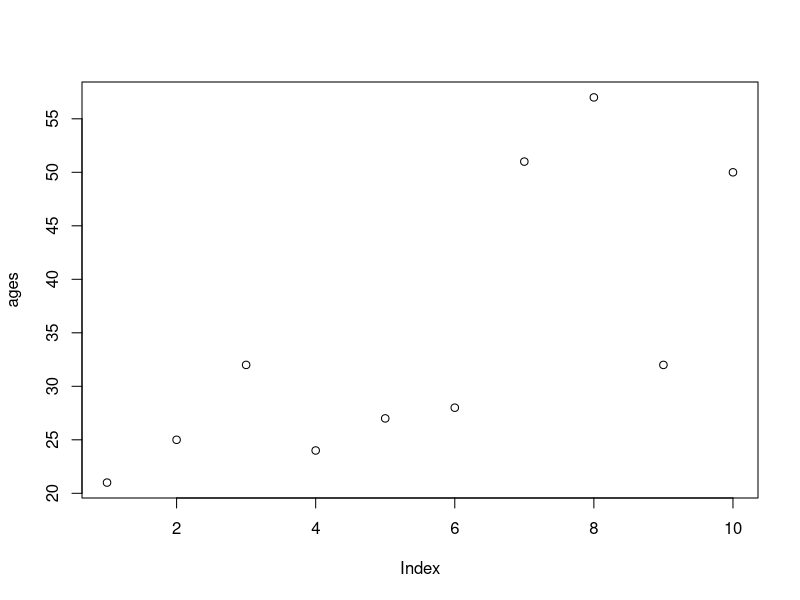
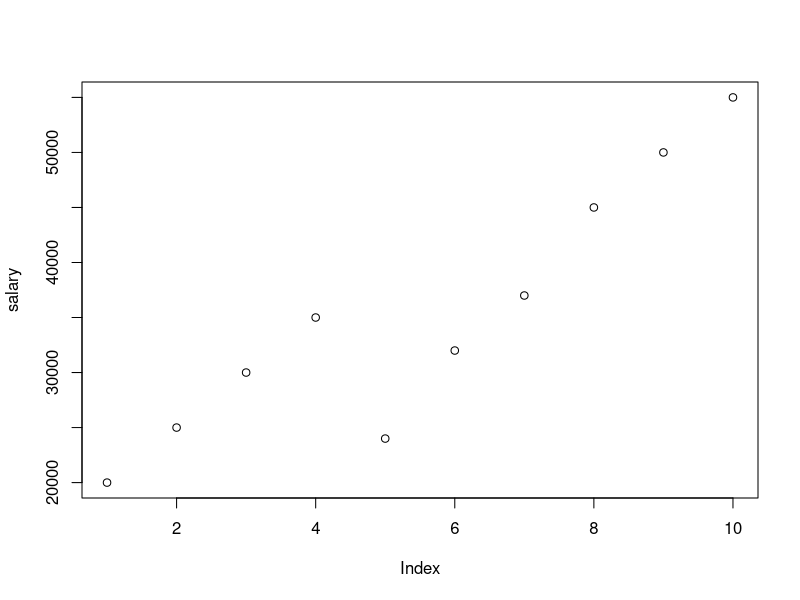
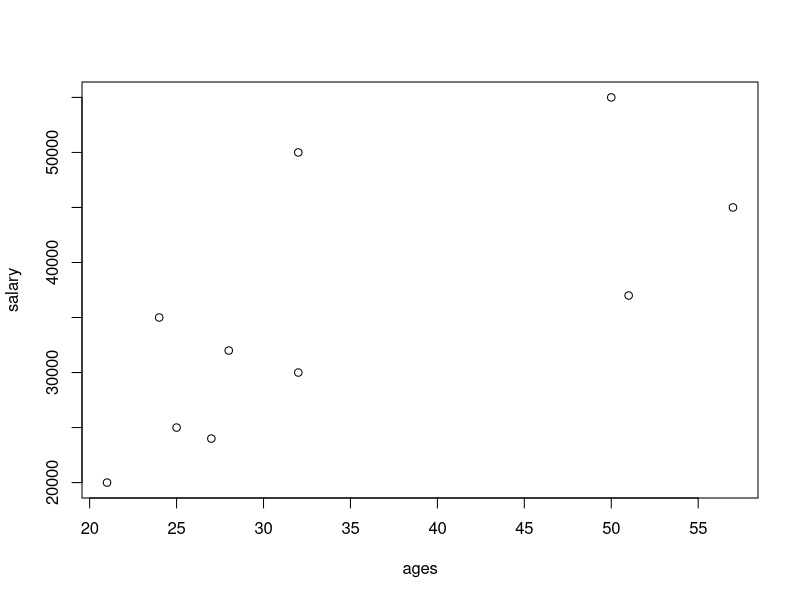
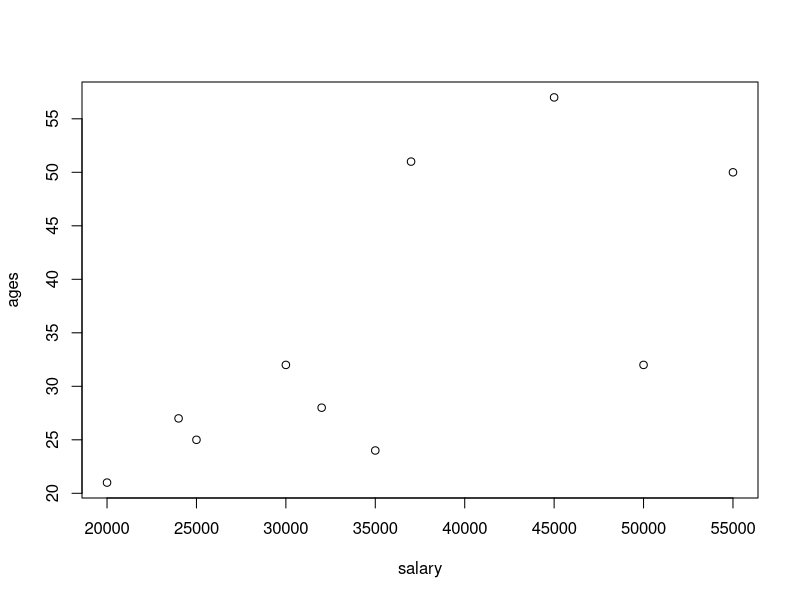
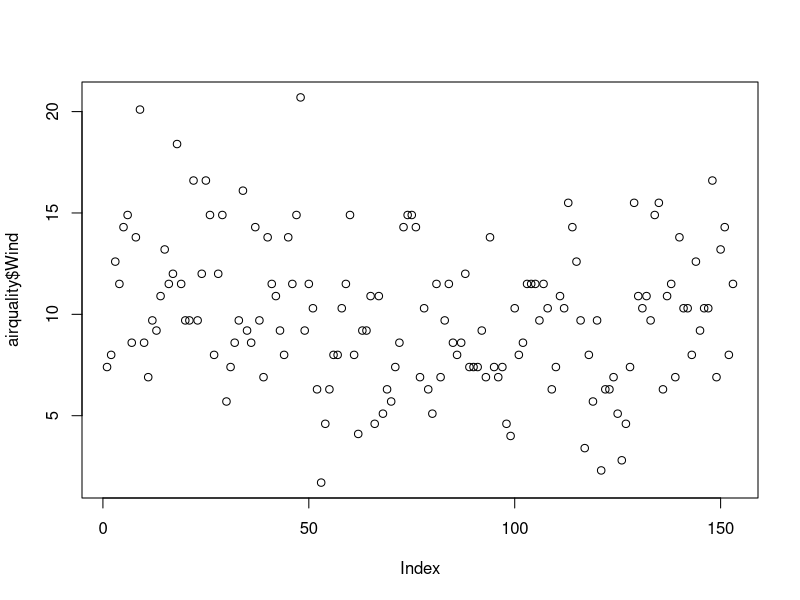
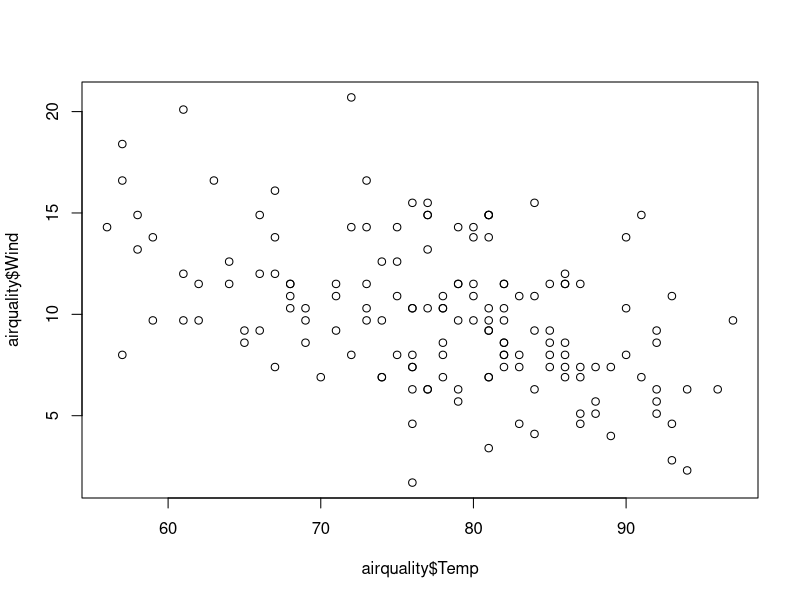
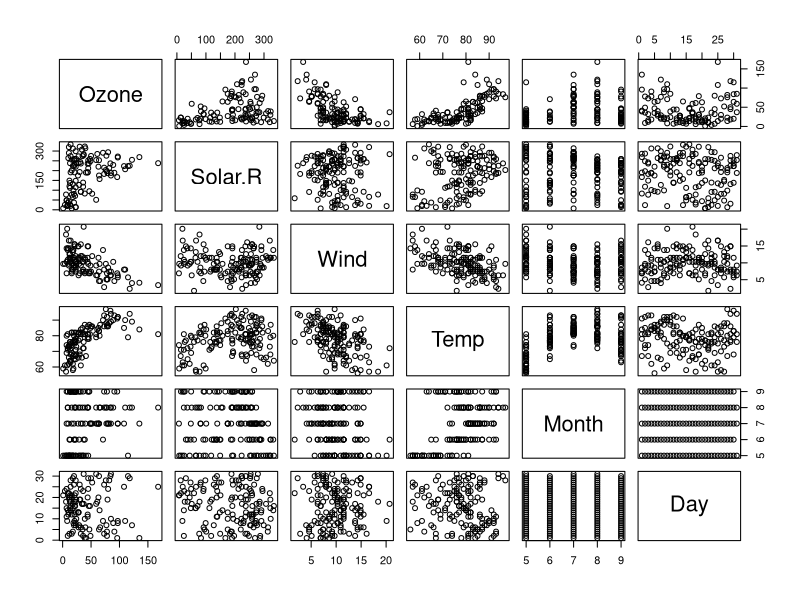
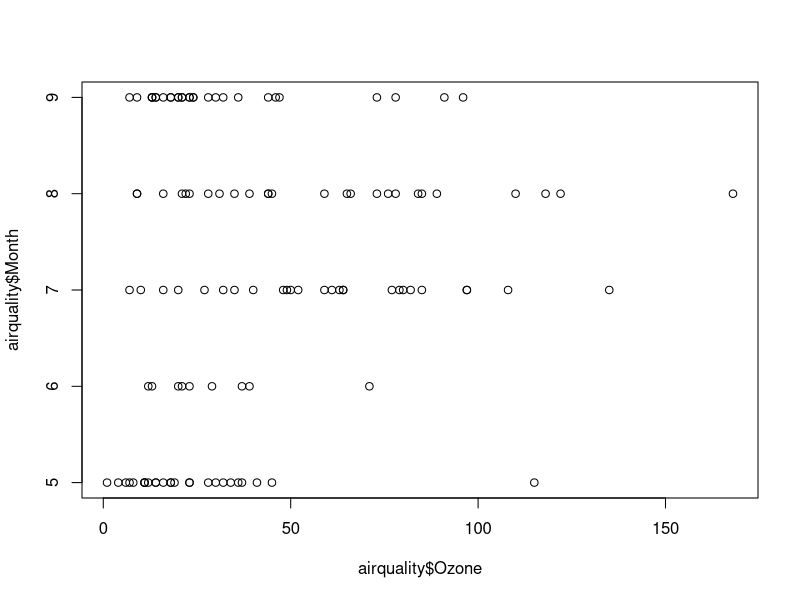

R code for these plots, in order: (Note: this script raises an error after producing the figures.)

ages = c(21,25,32,24,27,28,51,57,32,50)
plot(ages)

salary = c(20000,25000,30000,35000,24000,32000,37000,45000,50000,55000)
plot(salary)


plot(ages,salary)
plot(salary,ages)

help(plot)
###########################################


data()
airquality = datasets::airquality

head(airquality,10)
tail(airquality,10)
names(airquality)

airquality[,c(1,2)]

df = airquality[,-6]
df

summary(airquality[,1])

summary(airquality$temp)

airquality$Wind

summary(airquality$Wind)


summary(airquality)

############## Visualization
plot(airquality$Wind)
plot(airquality$Temp,airquality$Wind,type="p")
plot(airquality)
help(plot)
plot(airquality$Ozone,airquality$Month)
plot(airquality$Month,airquality$Ozone)

# points and lines

plot(airquality$Wind, type="p")
plot(airquality$Wind,type = "l")
plot(airquality$Wind,type = "b")
plot(help)

plot(airquality$wind,
     xlab = 'ozone concentration',
     ylab = 'no of instances',
     main = 'ozone level in NY city',
     col = 'blue',
     type = 'l')

plot(airquality,col='red')


plot(airquality$Ozone,airquality$Solar.R)
plot(airquality$Solar.R,airquality$Ozone)

# Horizontal bar plot

barplot(airquality$Ozone,
        main = 'ozon concentration in air',
        ylab = 'ozon levels',
        col = 'blue',
        
       axes = T)
help(barplot)

# Histogram

hist(airquality$temp)

hist(airquality$Wind,
     main = 'solar radiation values in air',
     xlab = 'solar rad.',
     col = 'black',
     border = 'red')

help(hist)

# Single box plot

boxplot(airquality$Temp,
        main="Boxplot",
        col="blue",
        border='red',
        horizontal=T)

boxplot.stats(airquality$Wind)$out


# Multiple box plot

boxplot(airquality[,1:4],
        main='Multiple box plot',
      
        col='pink')

################

help(par)

par(mfrow=c(3,3),mar=c(1,2,1,2),  las=0, bty="o")
plot(airquality$Ozone)
plot(airquality$Ozone, airquality$Wind)
plot(airquality$Ozone, type="l")
plot(airquality$wind, type="l")
plot(airquality$Solar.R, type="l")

barplot(airquality$Ozone,
        main = 'ozon concentration in air',
        ylab = 'ozon levels',
        col = 'blue',
        
        axes = T)


boxplot(airquality$Temp,
        main="Boxplot",
        col="blue",
        border='red',
        horizontal=T)


hist(airquality$Wind,
     main = 'solar radiation values in air',
     xlab = 'solar rad.',
     col = 'black',
     border = 'red')


boxplot(airquality[,1:4],
        main='Multiple box plot',
        
        col='pink')

# Considering NA values
airquality
max(airquality$Wind)
min(airquality$Temp)
min(airquality$Solar.R)
mean(airquality$Solar.R)
mean(airquality$Wind)

mean(airquality$Solar.R,na.rm=T)
median(airquality$Ozone)
median(airquality$Ozone,na.rm=T)
min(airquality$Ozone)
min(airquality$Ozone,na.rm=T)
max(airquality$Ozone)
max(airquality$Ozone,na.rm=T)

#################################

var(airquality$Wind)
sd(airquality$Ozone)
sd(airquality$Ozone, na.rm=T)

skewness(airquality$Ozone)
kurtosis(airquality$Ozone)
skewness(airquality$Ozone,na.rm=T)
kurtosis(airquality$Ozone,na.rm=T)
skewness(airquality[,1:4],na.rm=T)

#  Density plot

plot(density(airquality$Wind))
plot(density(airquality$Ozone,na.rm=T))





































































































































